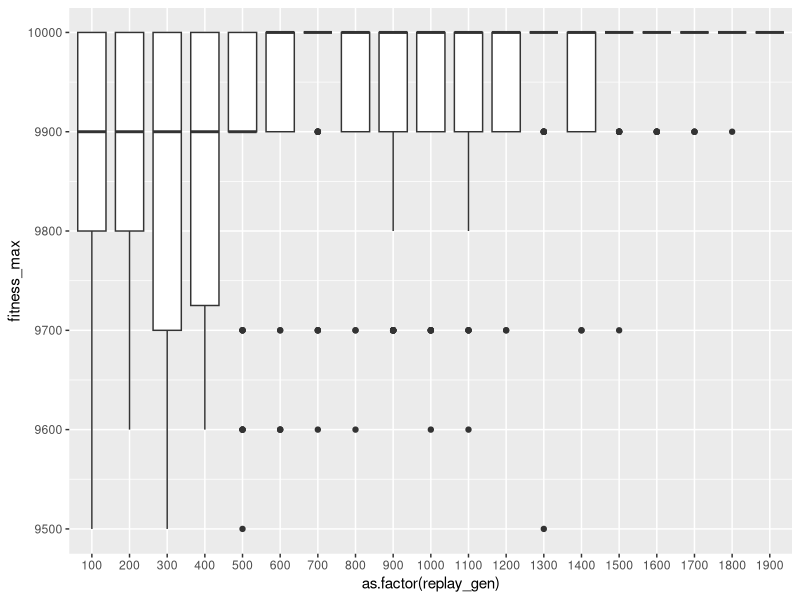
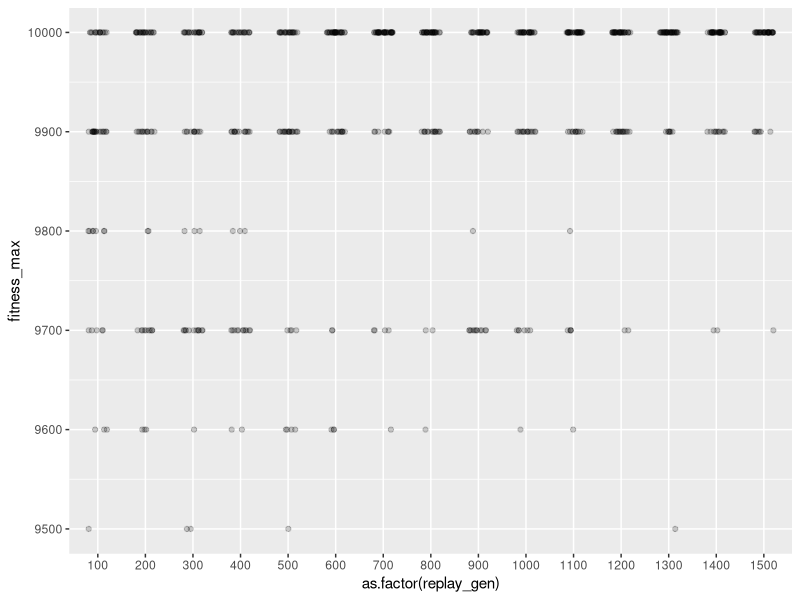
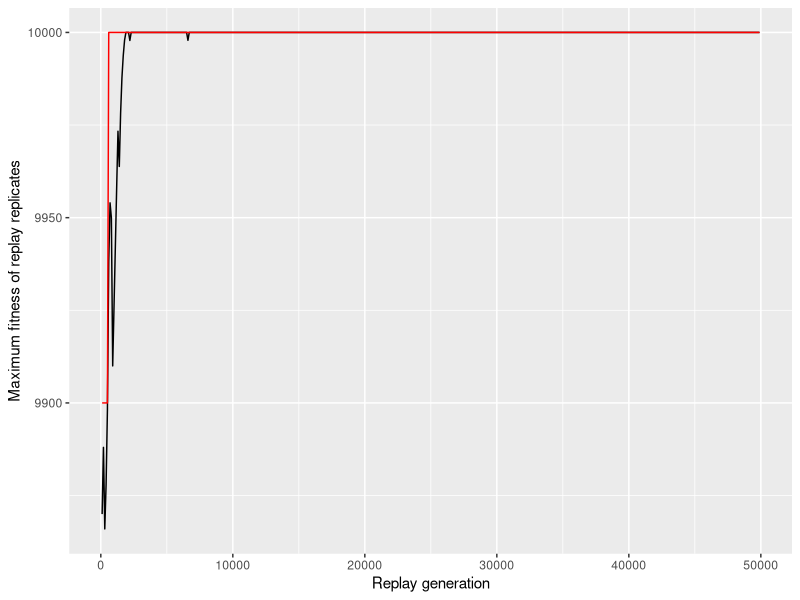
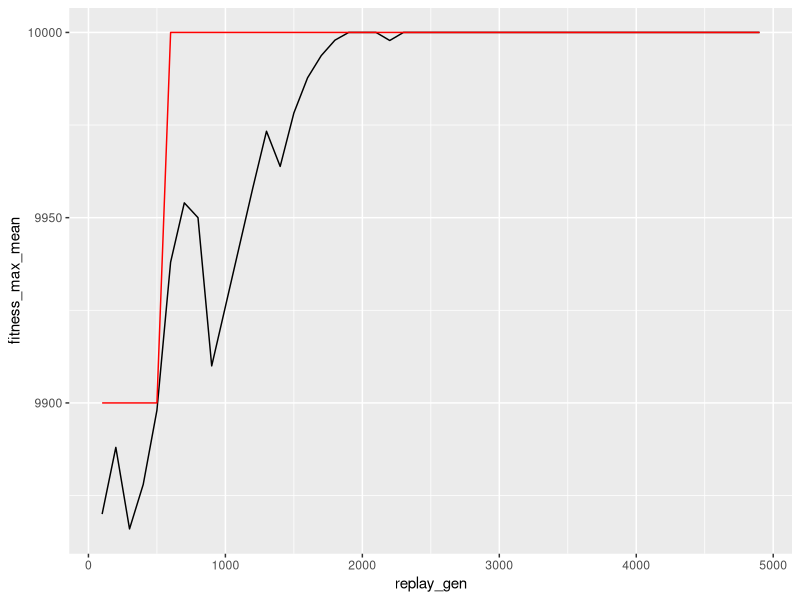
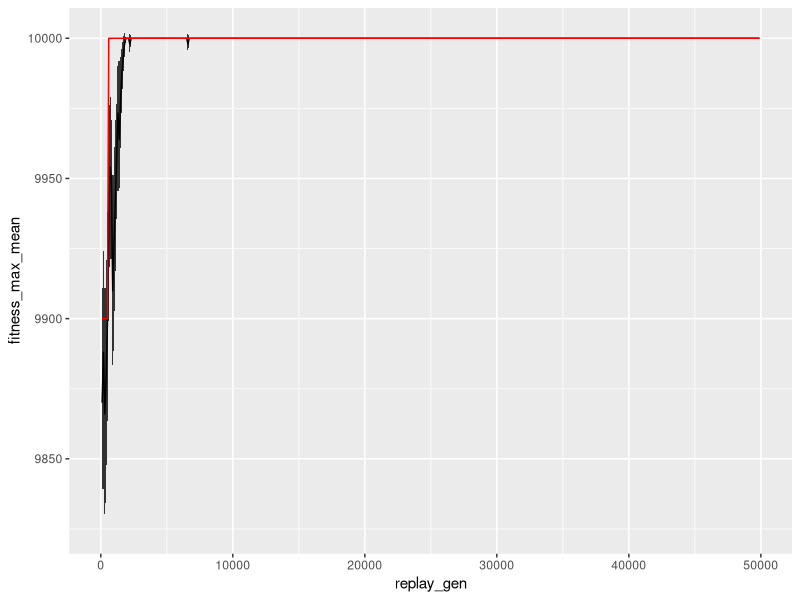
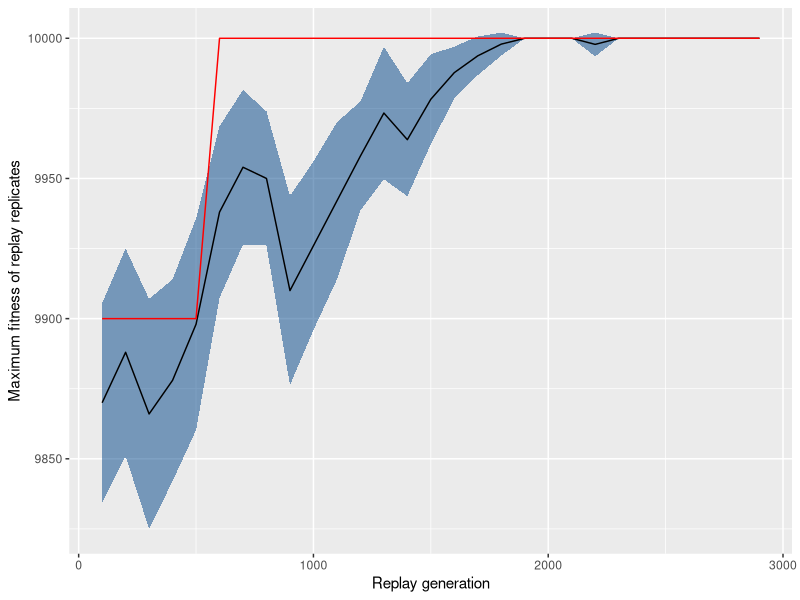

Generate these figures, in order, with R:
rm(list = ls())

library(ggplot2)
library(dplyr)

df_replays = read.csv('../data/01_replay_data.csv')
df_replays = df_replays[df_replays$replay_gen != 50000,]
df_replays = df_replays[!is.na(df_replays$replay_gen),]
df_replays = df_replays[df_replays$gen + df_replays$replay_gen == 50000,]

color = '#004488'

plot_dir = '../plots'
if(!dir.exists(plot_dir)){
  dir.create(plot_dir)
}

df_summary = dplyr::group_by(df_replays, replay_gen, rep_id) %>%
  dplyr::summarize(
    fitness_max_mean = mean(fitness_max),
    fitness_max_max = max(fitness_max),
    fitness_max_min = min(fitness_max),
    fitness_max_median = median(fitness_max),
    fitness_max_sd = sd(fitness_max),
    count = dplyr::n()
  )

ggplot(df_replays[df_replays$replay_gen < 2000,], aes(x = as.factor(replay_gen), y = fitness_max)) + 
  geom_boxplot()

ggplot(df_replays[df_replays$replay_gen <= 1500,], aes(x = as.factor(replay_gen), y = fitness_max)) + 
  geom_jitter(height = 0, width = 0.2, alpha = 0.2)


ggplot(df_summary, aes(x = replay_gen, y = fitness_max_mean)) + 
  geom_line() + 
  geom_line(aes(y = fitness_max_median), color='red') +
  xlab('Replay generation') + 
  ylab('Maximum fitness of replay replicates')
ggsave(paste0(plot_dir, '/lexicase_replays_all.png'), unit = 'in', height = 6, width = 8)

ggplot(df_summary[df_summary$replay_gen < 5000,], aes(x = replay_gen, y = fitness_max_mean)) + 
  geom_line() + 
  geom_line(aes(y = fitness_max_median), color='red') 

z = 1.96 # 95% conf interval
df_summary$conf_int_lower = df_summary$fitness_max_mean - z * (df_summary$fitness_max_sd / sqrt(df_summary$count))
df_summary$conf_int_upper = df_summary$fitness_max_mean + z * (df_summary$fitness_max_sd / sqrt(df_summary$count))

ggplot(df_summary, aes(x = replay_gen, y = fitness_max_mean)) + 
  geom_ribbon(aes(ymin = conf_int_lower, ymax = conf_int_upper)) +
  geom_line() + 
  geom_line(aes(y = fitness_max_median), color='red') 

ggplot(df_summary[df_summary$replay_gen < 3000,], aes(x = replay_gen, y = fitness_max_mean)) + 
  geom_ribbon(aes(ymin = conf_int_lower, ymax = conf_int_upper), fill = color, alpha = 0.5) +
  #geom_errorbar(aes(ymin = conf_int_lower, ymax = conf_int_upper)) +
  geom_line() + 
  geom_line(aes(y = fitness_max_median), color='red')  + 
  xlab('Replay generation') + 
  ylab('Maximum fitness of replay replicates')
ggsave(paste0(plot_dir, '/lexicase_replays_zoomed.png'), unit = 'in', height = 6, width = 8)

